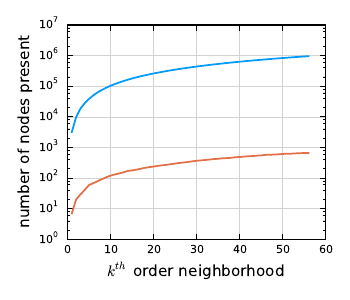

Julia code for this plot:
using NPZ

FT = npzread("src_dst_n7.0_p0.95.npz");
src = FT[:,1];
dst = FT[:,2];
FT = 0;
gc();
n = 10^7;
A = sparse(src,dst,1,n,n);

degs = npzread("degs_n7.0_p0.95.npz");
delta = 2;

alpha = 0.85
eps = 10.0^(-4)
n = 10^7
K = round(Int,floor(log(1/eps)/log(1/alpha)))
neighbors = zeros(Int64,K)
smallnodes = zeros(Int64,K)
v = zeros(Int64,n)
v[1] = 1
x = zeros(Int64,n)
x[1] = 1
for i = 1:K
    v = A*v
    x = x+v
    neighbor_ids = find(x)
    neighbors[i] = length(neighbor_ids)
    dn = degs[neighbor_ids]
    smallnodes[i] = length(find(dn .> delta))
end

Plots.plot(neighbors,w=1.25)
Plots.plot!(smallnodes,w=1.25,ylims=(1,n))
Plots.xaxis!("\$k^{th}\$ order neighborhood")
Plots.yaxis!(:log10,"number of nodes present")
PyPlot.gcf()[:set_size_inches](3.5,3)
PyPlot.gca()[:yaxis][:grid](color="lightgray", linestyle="solid", linewidth=0.4)
PyPlot.gca()[:xaxis][:grid](color="lightgray", linestyle="solid", linewidth=0.4)

imgfile = "wheel.pdf"
savefig(imgfile)
close()